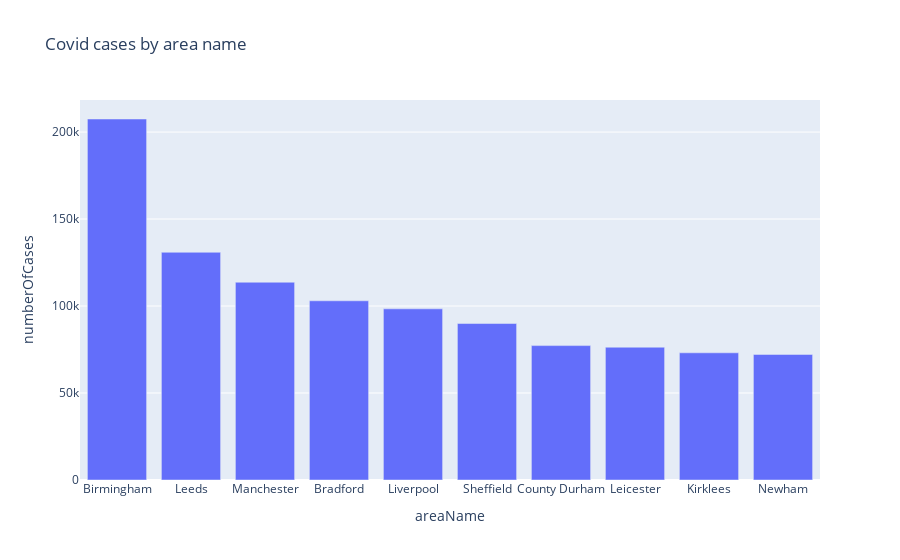

This figure's notebook cell:
### Code cell
import plotly.express as px

fig = px.bar(df, x="areaName", y="numberOfCases", title="Covid cases by area name")
fig.show()

### Figure 1 — Plotly figure (JSON) as saved in the notebook; plotly's stock layout.template omitted (floating-point values rounded to 4 significant figures)
{"data": [{"alignmentgroup": "True", "hovertemplate": "areaName=%{x}<br>numberOfCases=%{y}<extra></extra>", "legendgroup": "", "marker": {"color": "#636efa"}, "name": "", "offsetgroup": "", "orientation": "v", "showlegend": false, "textposition": "auto", "type": "bar", "x": ["Birmingham", "Leeds", "Manchester", "Bradford", "Liverpool", "Sheffield", "County Durham", "Leicester", "Kirklees", "Newham"], "xaxis": "x", "y": [207500, 130890, 113680, 103008, 98386, 89946, 77254, 76328, 73110, 72164], "yaxis": "y"}], "layout": {"barmode": "relative", "legend": {"tracegroupgap": 0}, "title": {"text": "Covid cases by area name"}, "xaxis": {"anchor": "y", "domain": [0, 1], "title": {"text": "areaName"}}, "yaxis": {"anchor": "x", "domain": [0, 1], "title": {"text": "numberOfCases"}}}}
